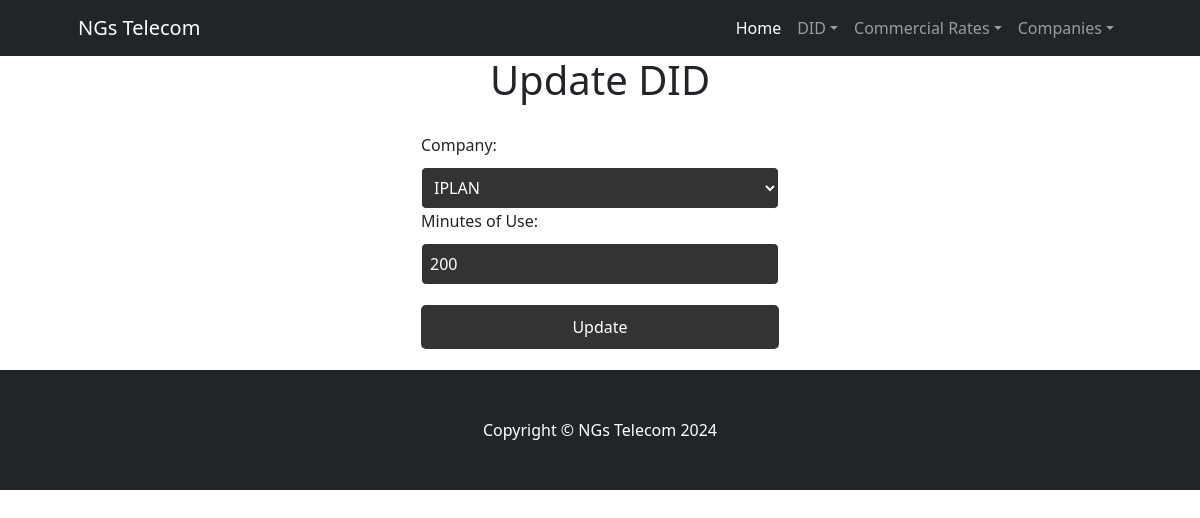
The app's page /DIDs/UpdateDIDs/2/, older data.
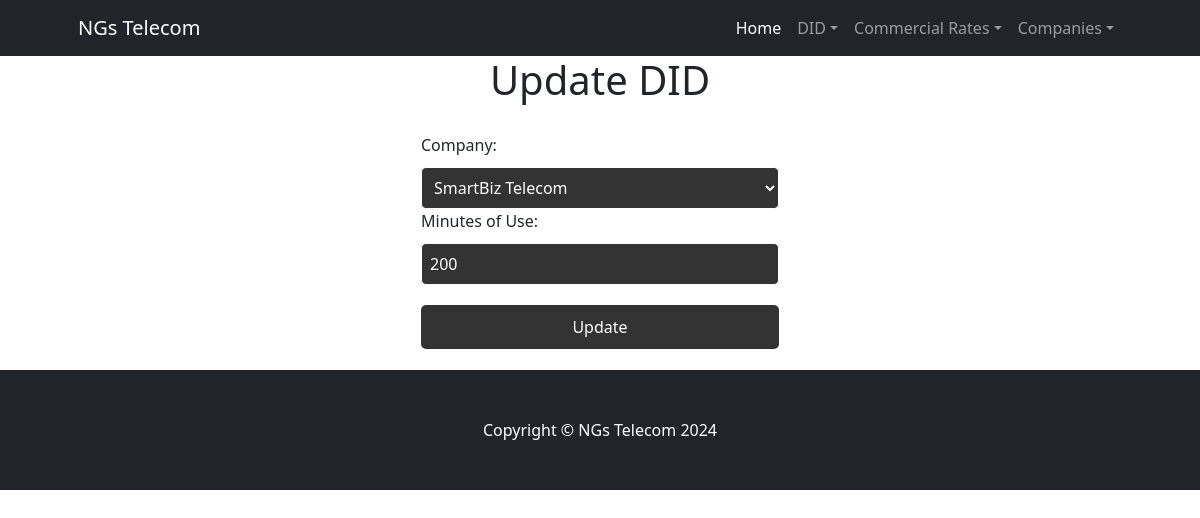
The same page, newer data.
### DIDs/models.py (models this page shows, shortened)
class DID(models.Model):
    numero = models.CharField(max_length=15)
    pais = models.CharField(max_length=30)
    empresa = models.CharField(max_length=30)
    minutos_uso = models.IntegerField()

class Compania(models.Model):
    direccion = models.CharField(max_length=60)
    codigo_postal = models.IntegerField()
    nombre = models.CharField(max_length=60)
    persona_contacto = models.CharField(max_length=60)
    NOCemail = models.EmailField()

### DIDs/views.py (the view)
# urls.py: path('UpdateDIDs/<int:pk>/', DIDUpdateView.as_view(), name='UpdateDID'),
class DIDUpdateView(UpdateView):
    model = DID
    template_name = 'dids/UpdateDIDs.html'
    fields = ['empresa', 'minutos_uso']
    success_url = reverse_lazy('BusDIDsByCompany')
    def get_context_data(self, **kwargs):
        context = super().get_context_data(**kwargs)
        context['companias'] = Compania.objects.all().order_by('nombre')
        return context

### DIDs/templates/dids/UpdateDIDs.html (shortened to what this page needs)
<!DOCTYPE html>
<html lang="en">
<head>
</head>
<body>
    {% extends "dids/inicio.html" %} {% load static %}
    {% block contenidoQueCambia %}
    <h1>Update DID</h1>
    <form method="POST">
        <label for="empresa">Company:</label>
        <select id="empresa" name="empresa" required>
            {% for compania in companias %}
                <option value="{{ compania.nombre }}" {% if compania.nombre == object.empresa %}selected{% endif %}>{{ compania.nombre }}</option>
            {% endfor %}
        </select>
        <label for="minutos_uso">Minutes of Use:</label>
        <input type="number" id="minutos_uso" name="minutos_uso" value="{{ object.minutos_uso }}" required>
        <input type="submit" value="Update">
    </form>
    {% endblock %}

Row changes from the older to the newer data that the page shows:
changed DID: empresa "IPLAN" → "SmartBiz Telecom"
